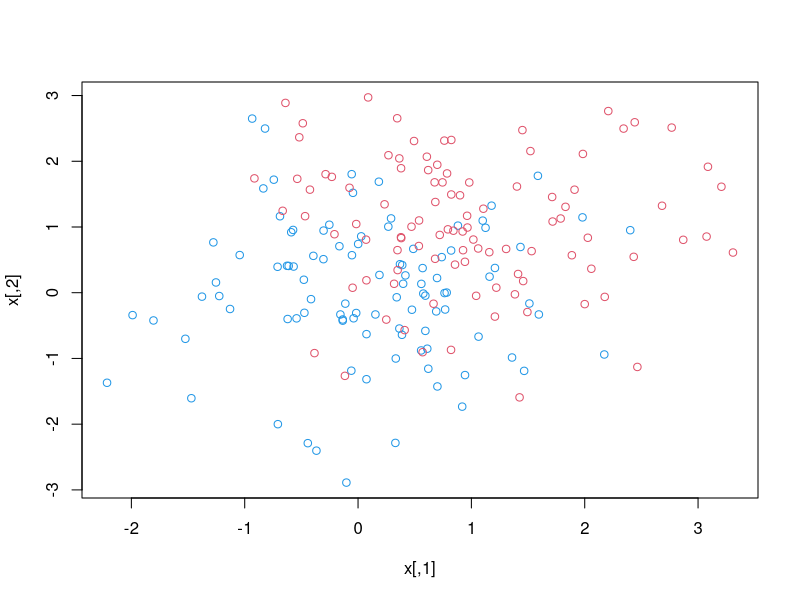
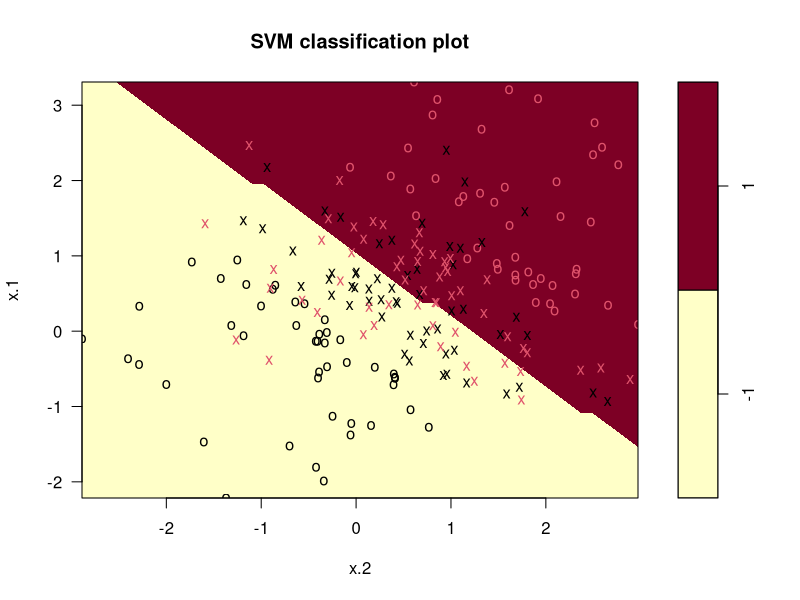
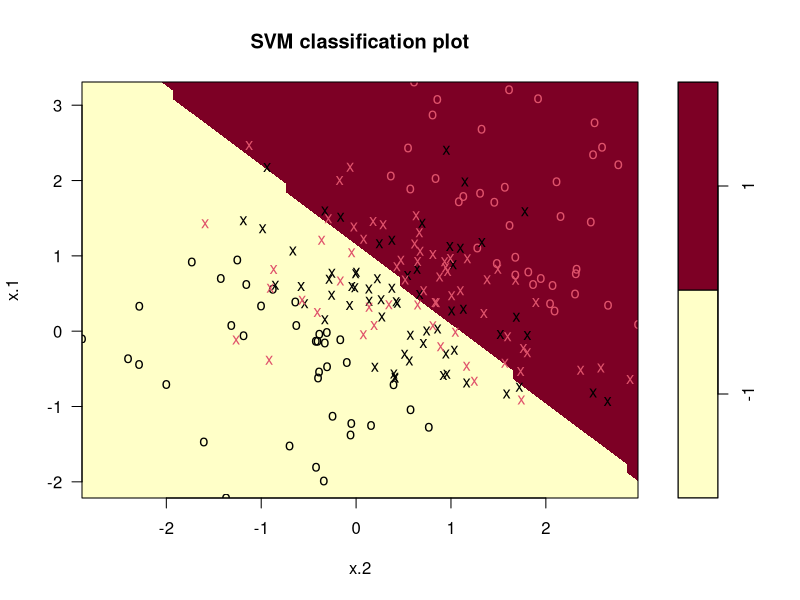
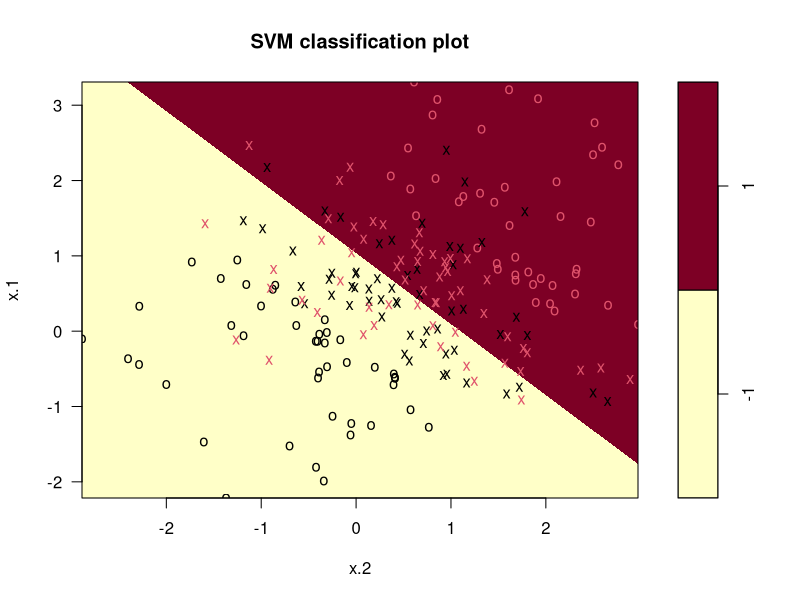
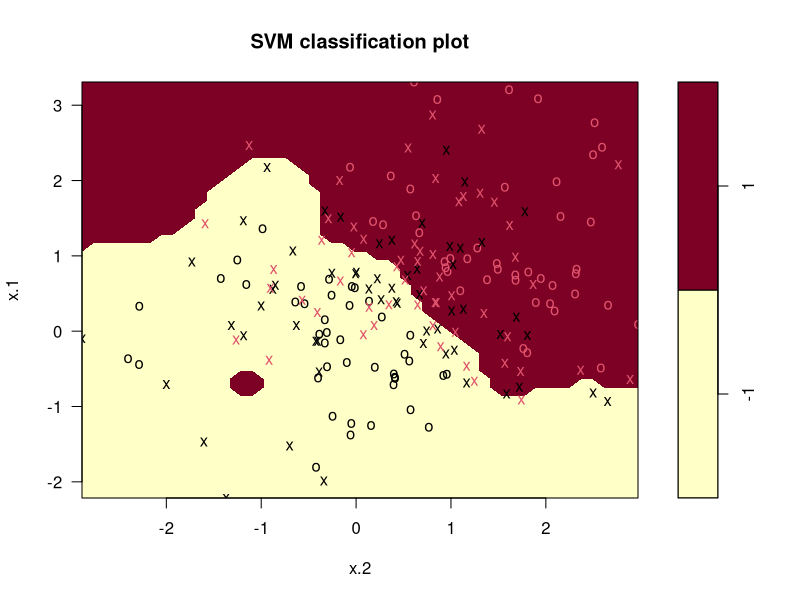
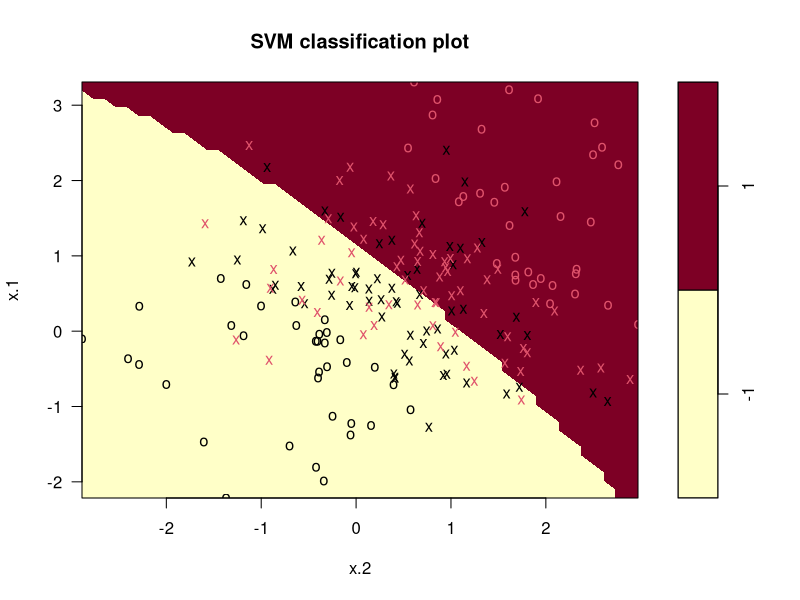
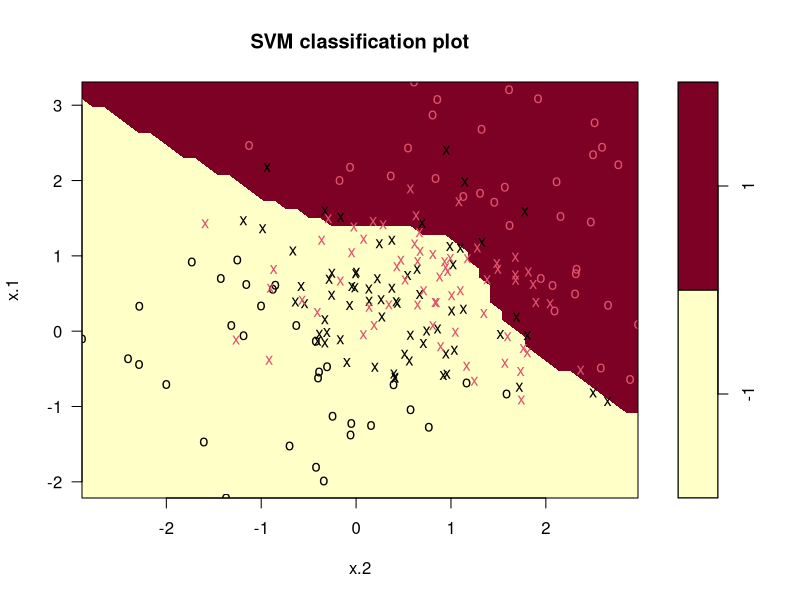
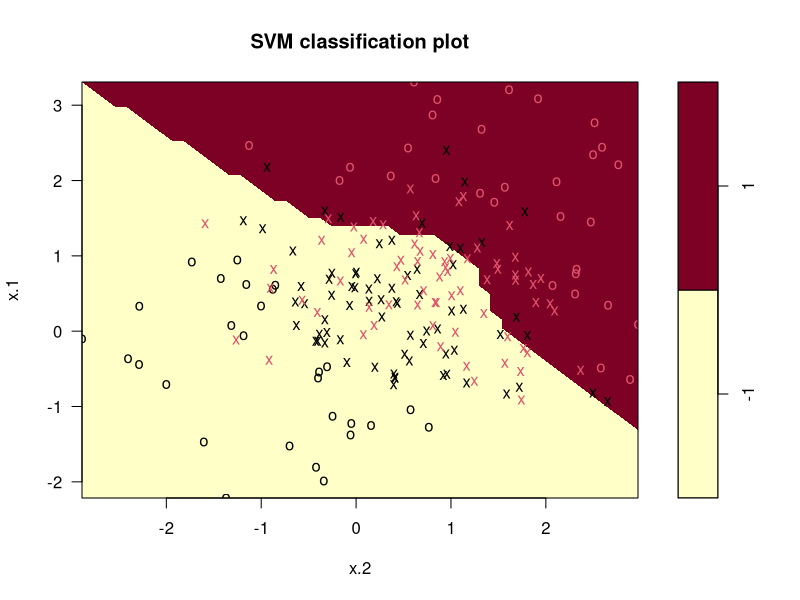

Recreate these plots in R, in order.
## ---- chunk 1
knitr::opts_knit$set(root.dir = 'C:/Users/neide/Documents/GitHub/ma189/Data')
## ---- chunk 2
# Generate a training dataset
set.seed(1)
x.train <- matrix(rnorm(200*2), ncol=2)
y.train <- c(rep(-1,100), rep (1 ,100))
x.train[y.train==1,] <- x.train[y.train==1,] + 1
data.train <- data.frame(x=x.train,y=as.factor(y.train))

# Scatter plot for trainig set
x <- x.train
y <- y.train
plot(x, col=(3-y))

# Generate a test sample
x.test <- matrix(rnorm(100*2), ncol =2)
y.test <- sample(c(-1,1), 100, rep=TRUE)
x.test[y.test ==1 ,] <- x.test[y.test ==1,] + 1
data.test <- data.frame(x=x.test, y=as.factor(y.test))
## ---- chunk 3
library(e1071)
svmfit.linear <- svm(y~.,data=data.train,kernel="linear",cost=10,scale=FALSE)

# Check the classifier
summary(svmfit.linear)
# Index of support vectors
svmfit.linear$index
# Plot the classifier on the training set
plot(svmfit.linear, data.train)

# Try a smaller cost function
svmfit.linear2 <- svm(y~.,data=data.train,kernel="linear",cost=0.1,scale=FALSE)
# Check the classifier
summary(svmfit.linear2)
# Index of support vectors
svmfit.linear2$index
# Plot the classifier on the training set
plot(svmfit.linear2, data.train)

# Choose cost C by cross-validation
tune.linear <- tune(svm,y~.,data=data.train,kernel="linear",
                    ranges=list(cost=c(0.001,0.01,0.1,1,5,10,100)))
# Check the selection resutls
summary(tune.linear)
# Choose the best model (classifier with optimal C)
bestmod.linear <- tune.linear$best.model
# Check the classifier
summary(bestmod.linear)
# Index of support vectors
bestmod.linear$index
# Plot the classifier on the training set
plot(bestmod.linear, data.train)


# Prediction on test set
ypred.linear <- predict(bestmod.linear,data.test)
# Check the prediction accuracy
table(predict=ypred.linear, truth=data.test$y)
test.error <- 1- mean(ypred.linear==data.test$y)
test.error
## ---- chunk 4
# Set kernel="radial" and gamma=1 to fit Gaussian kernel SVM with tuning parameter 1
svmfit.gaussian <- svm(y~.,data=data.train,kernel="radial",gamma=1,cost=10)
summary(svmfit.gaussian)
plot(svmfit.gaussian,data.train)

# Choose cost C and gamma by cross-validation
tune.gaussian=tune(svm,y~.,data=data.train,kernel="radial",
                   ranges=list(cost=c(0.1,0.5,1,1.5,2,5),gamma=c(0.1,0.5,1,1.5,2)))
# Check the selection resutls
summary(tune.gaussian)
# Choose the best model (classifier with optimal C)
bestmod.gaussian <- tune.gaussian$best.model
# Check the classifier
summary(bestmod.gaussian)
# Index of support vectors
bestmod.gaussian$index
# Plot the classifier on the training set
plot(bestmod.gaussian,data.train)

# Prediction on test set
ypred.gaussian <- predict(bestmod.gaussian,data.test)
# Check the prediction accuracy
table(predict=ypred.gaussian, truth=data.test$y)
test.error <- c(test.error,1- mean(ypred.gaussian==data.test$y))
test.error # classification errors for linear SVM and Gaussian kernel SVM
## ---- chunk 5
# Set kernel="polynomial" and degree=3 to fit polynomial kernel SVM with degree 3
svmfit.poly <- svm(y~.,data=data.train,kernel="polynomial",degree=3,cost=10)
summary(svmfit.poly)
plot(svmfit.poly, data.train)

# Choose cost C and d by cross-validation
tune.poly <- tune(svm,y~.,data=data.train,kernel="polynomial",
                  ranges=list(cost=c(0.1,0.5,1,1.5,2 ,5),d=c(2,3,4,5)))
# Check the selection resutls
summary(tune.poly)
# Choose the best model (classifier with optimal C)
bestmod.poly <- tune.poly$best.model
# Check the classifier
summary(bestmod.poly)
# Index of support vectors
bestmod.poly$index
# Plot the classifier on the training set
plot(bestmod.poly,data.train)

# Prediction on test set
ypred.poly <- predict(bestmod.poly,data.test)
# Check the prediction accuracy
table(predict=ypred.poly,truth= data.test$y)
test.error <- c(test.error,1- mean(ypred.poly==data.test$y))
test.error # classification errors for linear SVM, Gaussian kernel SVM and Polynomial kernel SVM
## ---- chunk 6
library(ROCR)
rocplot <- function (pred, truth, ...){
    predob <- prediction(pred, truth)
    perf <- performance(predob, "tpr", "fpr")
    plot(perf,...)}


# Prepare the training and testing predictions for ROC curve
# optimal cost for linear kernel is C=0.5
summary(tune.linear)
linear.opt<-svm(y~., data.train, kernel="linear", cost=0.5, decision.values=TRUE)
linear.train<- attributes(predict(linear.opt, data.train, decision.values=TRUE))$decision.values
linear.test<- attributes(predict(linear.opt, data.test, decision.values=TRUE))$decision.values

# Prepare the training and testing predictions for ROC curve
# optimal cost for gaussian kernel is gamma=0.5, C=1
summary(tune.gaussian)
gaussian.opt<-svm(y~., data.train, kernel="radial", gamma=0.5, cost=1, decision.values=TRUE)
gaussian.train<-attributes(predict(gaussian.opt, data.train, decision.values=TRUE))$decision.values
gaussian.test<-attributes(predict(gaussian.opt, data.test, decision.values=TRUE))$decision.values

# Prepare the training and testing predictions for ROC curve
# optimal cost for gaussian kernel is gamma=0.5, C=1
summary(tune.gaussian)
gaussian.opt=svm(y~., data.train, kernel ="radial", gamma=0.5, cost=1, decision.values=TRUE)
gaussian.train=attributes(predict(gaussian.opt, data.train, decision.values=TRUE))$decision.values
gaussian.test=attributes(predict(gaussian.opt, data.test, decision.values=TRUE))$decision.values


# Prepare the training and testing predictions for ROC curve
# optimal cost for poly kernel is degree=3, C=1
summary(tune.poly)
poly.opt=svm(y~., data.train, kernel ="polynomial", degree=3, cost=1, decision.values=TRUE)
poly.train=attributes(predict(poly.opt, data.train, decision.values=TRUE))$decision.values
poly.test=attributes(predict(poly.opt, data.test, decision.values=TRUE))$decision.values


# Plot ROC curves for training set
#png(file = "ROC_training.png", width=640, height=480)
rocplot(-linear.train, data.train[,"y"], main="ROC for Training Set", col="red")
rocplot(-gaussian.train, data.train[,"y"], add=T, col="blue")
rocplot(-poly.train, data.train[,"y"], add=T, col="green")
legend("bottomright",legend=c("Linear","Gaussian","Polynomial"),col=c("red", "blue", "green"),lty=c(1,1,1),cex=1.5)
#dev.off()


# Plot ROC curves for testing set
#png(file ="ROC_testing.png", width=640, height=480)
rocplot(-linear.test, data.test[,"y"], main="ROC for Testing Set", col="red")
rocplot(-gaussian.test, data.test[,"y"], add=T, col="blue")
rocplot(-poly.test, data.test[,"y"], add=T, col="green")
legend("bottomright",legend=c("Linear","Gaussian","Polynomial"),col=c("red", "blue","green"),lty=c(1,1,1),cex=1.5)
#dev.off()
